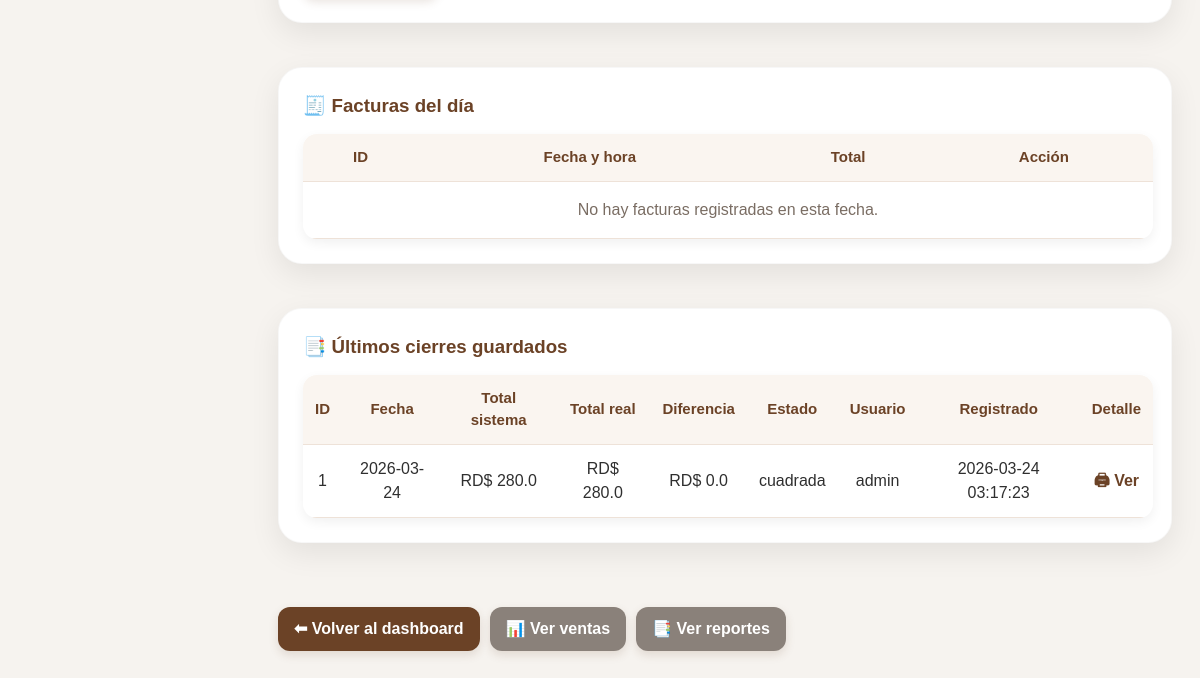
The app's page /caja (signed in, lower part), older data.
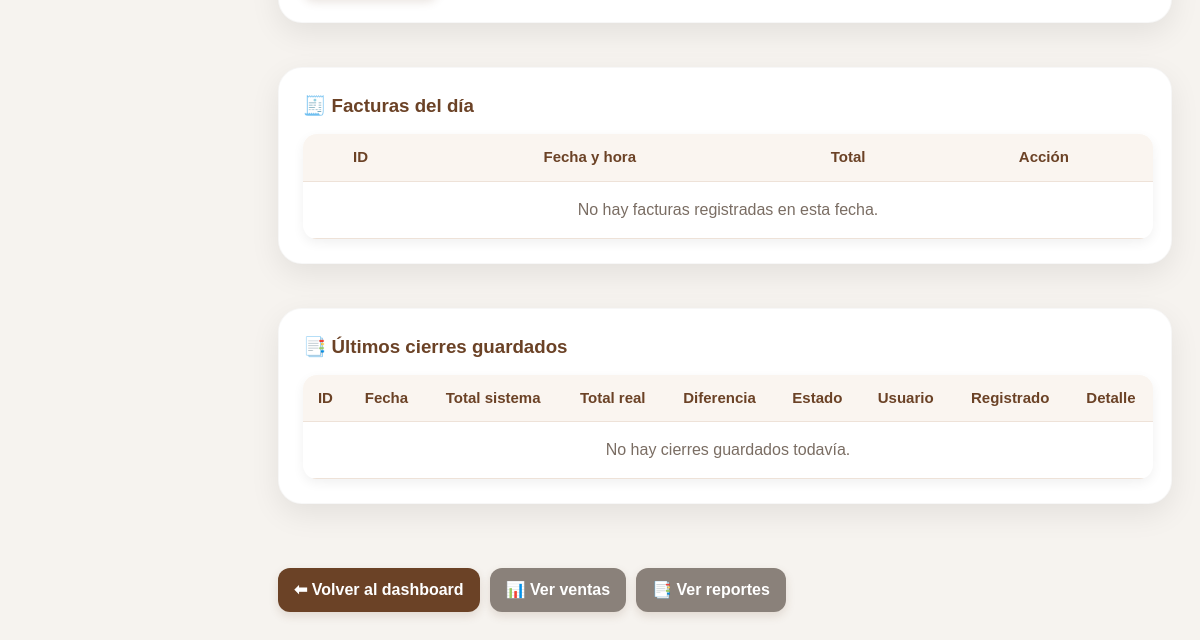
The same page, newer data.
### tables this page shows
CREATE TABLE cierres_caja(
            id INTEGER PRIMARY KEY AUTOINCREMENT,
            fecha_cierre DATE,
            total_sistema REAL,
            total_real REAL,
            diferencia REAL,
            estado TEXT,
            cant_5 INTEGER DEFAULT 0,
            cant_10 INTEGER DEFAULT 0,
            cant_25 INTEGER DEFAULT 0,
            cant_50 INTEGER DEFAULT 0,
            cant_100 INTEGER DEFAULT 0,
            cant_200 INTEGER DEFAULT 0,
            cant_500 INTEGER DEFAULT 0,
            cant_1000 INTEGER DEFAULT 0,
            cant_2000 INTEGER DEFAULT 0,
            observaciones TEXT DEFAULT '',
            usuario TEXT DEFAULT '',
            creado_en DATETIME DEFAULT CURRENT_TIMESTAMP
        );

### app.py (the view, shortened to what this page needs)
@app.route("/caja", methods=["GET", "POST"])
def caja():
    if "usuario" not in session:
        return redirect("/")
    conn = None
    try:
        fecha = request.form.get("fecha") if request.method == "POST" else request.args.get("fecha")
        conn = conectar_seguro()
        c = conn.cursor()
        if not fecha:
            c.execute("SELECT DATE('now')")
            fecha = c.fetchone()[0]
        c.execute("""
            SELECT id, fecha, total
            FROM facturas
            WHERE DATE(fecha) = ?
            ORDER BY fecha DESC
        """, (fecha,))
        facturas = c.fetchall()
        c.execute("""
            SELECT COUNT(*), COALESCE(SUM(total), 0)
            FROM facturas
            WHERE DATE(fecha) = ?
        """, (fecha,))
        resumen = c.fetchone()
        cantidad_facturas = resumen[0]
        total_sistema = float(resumen[1] or 0)
        cant_5 = 0
        cant_10 = 0
        cant_25 = 0
        cant_50 = 0
        cant_100 = 0
        cant_200 = 0
        cant_500 = 0
        cant_1000 = 0
        cant_2000 = 0
        observaciones = ""
        total_real = 0.0
        diferencia = None
        estado = None
        cierre_guardado = False
        ultimo_cierre_id = None
        c.execute("""
            SELECT id, fecha_cierre, total_sistema, total_real, diferencia, estado, usuario, creado_en
            FROM cierres_caja
            ORDER BY creado_en DESC
            LIMIT 10
        """)
        cierres = c.fetchall()
        return render_template(
            "caja.html",
            fecha=fecha,
            facturas=facturas,
            cantidad_facturas=cantidad_facturas,
            total_sistema=total_sistema,
            cant_5=cant_5,
            cant_10=cant_10,
            cant_25=cant_25,
            cant_50=cant_50,
            cant_100=cant_100,
            cant_200=cant_200,
            cant_500=cant_500,
            cant_1000=cant_1000,
            cant_2000=cant_2000,
            observaciones=observaciones,
            total_real=total_real,
            diferencia=diferencia,
            estado=estado,
            cierre_guardado=cierre_guardado,
            ultimo_cierre_id=ultimo_cierre_id,
            cierres=cierres
        )
    finally:
        if conn:
            conn.close()

### app.py (called while the page is built)
def conectar_seguro():
    conn = conectar()
    try:
        conn.execute("PRAGMA foreign_keys = ON")
    except Exception:
        pass
    return conn

@app.before_request
def proteger_rutas():
    if request.path.startswith("/static/"):
        return None
    rutas_libres = ["/"]
    if request.path not in rutas_libres and "usuario" not in session:
        return redirect("/")

### database.py (called while the page is built)
def conectar():
    database_url = os.getenv("DATABASE_URL")
    if database_url and psycopg2:
        conn = psycopg2.connect(database_url)
        conn.autocommit = False
        return ConnectionCompat(conn)
    conn = sqlite3.connect("cafeteria.db", timeout=30)
    return conn

### templates/caja.html (shortened to what this page needs)
{% extends "base.html" %}
{% block content %}
<div class="caja-wrap">
    <form method="POST" class="form-box">
    </form>
    <div class="tabla-box">
        <h3>🧾 Facturas del día</h3>
        <table>
            <thead>
                <tr>
                    <th>ID</th>
                    <th>Fecha y hora</th>
                    <th>Total</th>
                    <th>Acción</th>
                </tr>
            </thead>
            <tbody>
                {% if facturas %}
                    {% for f in facturas %}
                    <tr>
                        <td>{{ f[0] }}</td>
                        <td>{{ f[1] }}</td>
                        <td>RD$ {{ f[2] }}</td>
                        <td>
                            <a class="detalle-link" href="/factura/{{ f[0] }}">🧾 Ver factura</a>
                        </td>
                    </tr>
                    {% endfor %}
                {% else %}
                    <tr>
                        <td colspan="4" class="sin-datos">No hay facturas registradas en esta fecha.</td>
                    </tr>
                {% endif %}
            </tbody>
        </table>
    </div>
    <div class="tabla-box">
        <h3>📑 Últimos cierres guardados</h3>
        <table>
            <thead>
                <tr>
                    <th>ID</th>
                    <th>Fecha</th>
                    <th>Total sistema</th>
                    <th>Total real</th>
                    <th>Diferencia</th>
                    <th>Estado</th>
                    <th>Usuario</th>
                    <th>Registrado</th>
                    <th>Detalle</th>
                </tr>
            </thead>
            <tbody>
                {% if cierres %}
                    {% for c in cierres %}
                    <tr>
                        <td>{{ c[0] }}</td>
                        <td>{{ c[1] }}</td>
                        <td>RD$ {{ c[2] }}</td>
                        <td>RD$ {{ c[3] }}</td>
                        <td>RD$ {{ c[4] }}</td>
                        <td>{{ c[5] }}</td>
                        <td>{{ c[6] }}</td>
                        <td>{{ c[7] }}</td>
                        <td>
                            <a class="detalle-link" href="/cierre/{{ c[0] }}">🖨 Ver</a>
                        </td>
                    </tr>
                    {% endfor %}
                {% else %}
                    <tr>
                        <td colspan="9" class="sin-datos">No hay cierres guardados todavía.</td>
                    </tr>
                {% endif %}
            </tbody>
        </table>
    </div>
    <div class="acciones">
        <a class="link-btn" href="/dashboard">⬅ Volver al dashboard</a>
        <a class="link-btn sec" href="/ventas">📊 Ver ventas</a>
        <a class="link-btn sec" href="/reportes">📑 Ver reportes</a>
    </div>
</div>
{% endblock %}

Row changes from the older to the newer data that the page shows:
removed cierres_caja: id "1", fecha_cierre "2026-03-24", total_sistema "280.0", total_real "280.0", diferencia "0.0", estado "cuadrada", usuario "admin", creado_en "2026-03-24 03:17:23"
Text that changed along with them:
text now shown: "No hay cierres guardados todavía."
